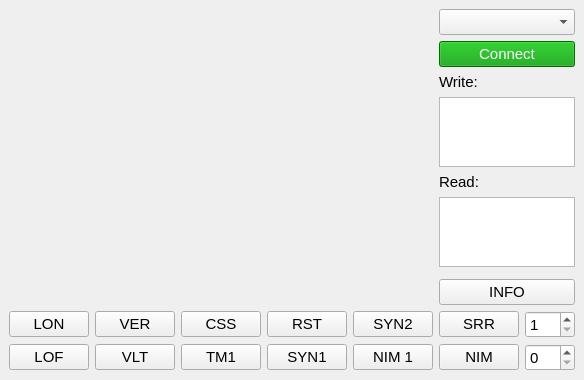
<?xml version="1.0" encoding="UTF-8"?>
<ui version="4.0">
 <class>Ocounter</class>
 <widget class="QMainWindow" name="Ocounter">
  <property name="geometry">
   <rect>
    <x>0</x>
    <y>0</y>
    <width>584</width>
    <height>378</height>
   </rect>
  </property>
  <property name="windowTitle">
   <string>Ocounter</string>
  </property>
  <widget class="QWidget" name="centralwidget">
   <layout class="QGridLayout" name="gridLayout">
    <item row="5" column="5">
     <widget class="QTextEdit" name="read_log">
      <property name="maximumSize">
       <size>
        <width>300</width>
        <height>16777215</height>
       </size>
      </property>
      <property name="readOnly">
       <bool>true</bool>
      </property>
     </widget>
    </item>
    <item row="1" column="5">
     <widget class="QPushButton" name="connected">
      <property name="font">
       <font>
        <pointsize>11</pointsize>
        <weight>50</weight>
        <bold>false</bold>
       </font>
      </property>
      <property name="styleSheet">
       <string notr="true">QPushButton {
  
    background-color:  rgb(0, 153, 0);
    color:  rgb(255, 255, 255);

}</string>
      </property>
      <property name="text">
       <string>Connect</string>
      </property>
     </widget>
    </item>
    <item row="9" column="5">
     <layout class="QHBoxLayout" name="horizontalLayout_2">
      <item>
       <widget class="QPushButton" name="nim">
        <property name="font">
         <font>
          <pointsize>11</pointsize>
         </font>
        </property>
        <property name="text">
         <string>NIM</string>
        </property>
       </widget>
      </item>
      <item>
       <widget class="QSpinBox" name="nim_spinBox">
        <property name="font">
         <font>
          <pointsize>11</pointsize>
         </font>
        </property>
       </widget>
      </item>
     </layout>
    </item>
    <item row="9" column="0">
     <widget class="QPushButton" name="lof">
      <property name="font">
       <font>
        <pointsize>11</pointsize>
       </font>
      </property>
      <property name="text">
       <string>LOF</string>
      </property>
     </widget>
    </item>
    <item row="2" column="5">
     <widget class="QLabel" name="label">
      <property name="font">
       <font>
        <pointsize>11</pointsize>
       </font>
      </property>
      <property name="text">
       <string>Write:</string>
      </property>
     </widget>
    </item>
    <item row="9" column="2">
     <widget class="QPushButton" name="tm1">
      <property name="font">
       <font>
        <pointsize>11</pointsize>
       </font>
      </property>
      <property name="text">
       <string>TM1</string>
      </property>
     </widget>
    </item>
    <item row="0" column="0" rowspan="8" colspan="5">
     <widget class="QCustomPlot" name="plot" native="true"/>
    </item>
    <item row="9" column="1">
     <widget class="QPushButton" name="vlt">
      <property name="font">
       <font>
        <pointsize>11</pointsize>
       </font>
      </property>
      <property name="text">
       <string>VLT</string>
      </property>
     </widget>
    </item>
    <item row="3" column="5">
     <widget class="QTextEdit" name="write_log">
      <property name="maximumSize">
       <size>
        <width>300</width>
        <height>16777215</height>
       </size>
      </property>
      <property name="mouseTracking">
       <bool>true</bool>
      </property>
      <property name="readOnly">
       <bool>true</bool>
      </property>
     </widget>
    </item>
    <item row="9" column="4">
     <widget class="QPushButton" name="nim1">
      <property name="font">
       <font>
        <pointsize>11</pointsize>
       </font>
      </property>
      <property name="text">
       <string>NIM 1</string>
      </property>
     </widget>
    </item>
    <item row="7" column="5">
     <widget class="QPushButton" name="info">
      <property name="font">
       <font>
        <pointsize>11</pointsize>
       </font>
      </property>
      <property name="text">
       <string>INFO</string>
      </property>
     </widget>
    </item>
    <item row="8" column="1">
     <widget class="QPushButton" name="ver">
      <property name="font">
       <font>
        <pointsize>11</pointsize>
       </font>
      </property>
      <property name="text">
       <string>VER</string>
      </property>
     </widget>
    </item>
    <item row="8" column="5">
     <layout class="QHBoxLayout" name="horizontalLayout">
      <item>
       <widget class="QPushButton" name="srr">
        <property name="font">
         <font>
          <pointsize>11</pointsize>
         </font>
        </property>
        <property name="text">
         <string>SRR</string>
        </property>
       </widget>
      </item>
      <item>
       <widget class="QSpinBox" name="srr_spinBox">
        <property name="font">
         <font>
          <pointsize>11</pointsize>
         </font>
        </property>
        <property name="minimum">
         <number>1</number>
        </property>
        <property name="maximum">
         <number>10</number>
        </property>
       </widget>
      </item>
     </layout>
    </item>
    <item row="9" column="3">
     <widget class="QPushButton" name="syn1">
      <property name="font">
       <font>
        <pointsize>11</pointsize>
       </font>
      </property>
      <property name="text">
       <string>SYN1</string>
      </property>
     </widget>
    </item>
    <item row="0" column="5">
     <widget class="QComboBox" name="portName">
      <property name="font">
       <font>
        <pointsize>11</pointsize>
       </font>
      </property>
     </widget>
    </item>
    <item row="8" column="2">
     <widget class="QPushButton" name="css">
      <property name="font">
       <font>
        <pointsize>11</pointsize>
       </font>
      </property>
      <property name="text">
       <string>CSS</string>
      </property>
     </widget>
    </item>
    <item row="8" column="0">
     <widget class="QPushButton" name="lon">
      <property name="font">
       <font>
        <pointsize>11</pointsize>
       </font>
      </property>
      <property name="text">
       <string>LON</string>
      </property>
     </widget>
    </item>
    <item row="4" column="5">
     <widget class="QLabel" name="label_2">
      <property name="font">
       <font>
        <pointsize>11</pointsize>
       </font>
      </property>
      <property name="text">
       <string>Read:</string>
      </property>
     </widget>
    </item>
    <item row="8" column="4">
     <widget class="QPushButton" name="syn2">
      <property name="font">
       <font>
        <pointsize>11</pointsize>
       </font>
      </property>
      <property name="text">
       <string>SYN2</string>
      </property>
     </widget>
    </item>
    <item row="8" column="3">
     <widget class="QPushButton" name="rst">
      <property name="font">
       <font>
        <pointsize>11</pointsize>
       </font>
      </property>
      <property name="text">
       <string>RST</string>
      </property>
     </widget>
    </item>
   </layout>
  </widget>
 </widget>
 <customwidgets>
  <customwidget>
   <class>QCustomPlot</class>
   <extends>QWidget</extends>
   <header>qcustomplot.h</header>
   <container>1</container>
  </customwidget>
 </customwidgets>
 <resources/>
 <connections/>
</ui>
